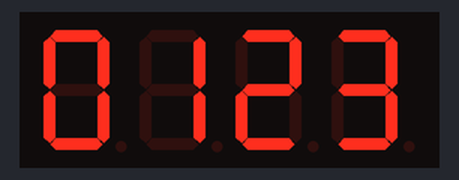
Recording of a program running on a simulated Raspberry Pi Pico running MicroPython. Parts: 4-digit seven-segment display. The segment pins are drawn as the display they are named for.

Above: at 0.1 s.
At 5.1 s:
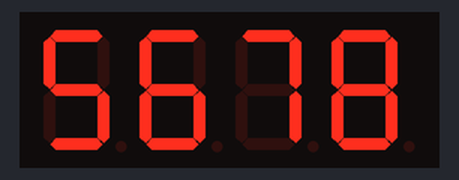
At 11.1 s:
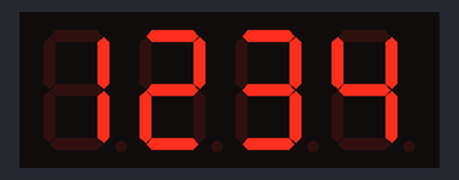
At 19.1 s:
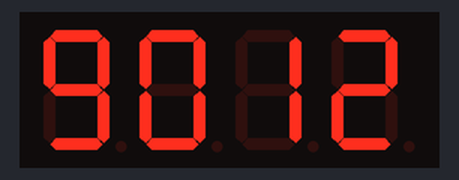
At 27.2 s:
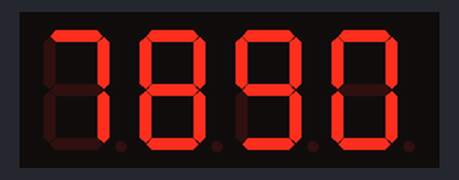
At 38.1 s:
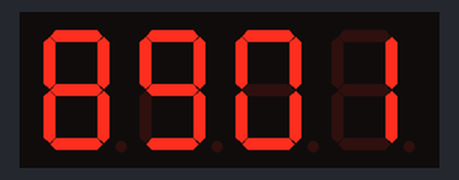

The program:

Ex05a-SevenSegmentMultiDigit2.py
```python
from sevensegment import SevenSegment   # All the display driver code is now in this module
from machine import Pin, Timer

# Initialise display driver with segment and digit driver pins.
display = SevenSegment(segments = (Pin('GP0'), Pin('GP2'), Pin('GP13'), Pin('GP14'),
                                   Pin('GP15'), Pin('GP1'), Pin('GP12')),
                       digits = (Pin('GP3'), Pin('GP4'), Pin('GP5'), Pin('GP11')))

counter = [0, 1, 2, 3]                           # Four counters, one for each digit
display.setDigits(counter)

def numberCounter(timer):                        # Called once per second
   for i in range(4):
      counter[i] = (counter[i] + 1) % 10         # Increment or reset each digit
   display.setDigits(counter)

tmr = Timer(period = 1000, callback=numberCounter)   # Update counter
```

sevensegment.py
```python
# (licence header left out)
from machine import Pin, Timer

class SevenSegment:
   # LED patterns for digits 0-9 (active low)
   _codes = ((0,0,0,0,0,0,1), (1,0,0,1,1,1,1), (0,0,1,0,0,1,0), (0,0,0,0,1,1,0),
             (1,0,0,1,1,0,0), (0,1,0,0,1,0,0), (0,1,0,0,0,0,0), (0,0,0,1,1,1,1),
             (0,0,0,0,0,0,0), (0,0,0,0,1,0,0))

   def __init__(self, *, segments, digits):
      self._segs = segments
      self._digits = digits
      for p in segments+digits:
         p.init(Pin.OUT, value = 0)
      self._digitCount = 0                              # Which digit to update next.
      self._digitValues = [0,0,0,0]
      self._tmr = Timer(freq = 100, callback=self._updateDisplay)

   def setDigits(self, values):
      self._digitValues = values.copy()

   def _updateDisplay(self, timer):                     # Called 100 times per second
      self._digits[self._digitCount].off()              # Turn off anode
      self._digitCount = (self._digitCount + 1) % 4
      for i in range(7):                                # Set cathodes to show this digit
         self._segs[i].value(SevenSegment._codes[self._digitValues[self._digitCount]][i])
      self._digits[self._digitCount].on()               # Turn on anode to light the LEDs
```

Measured:
- what the display in image 0 shows lasts 1.0 s, from 0.1 s to 1.1 s
